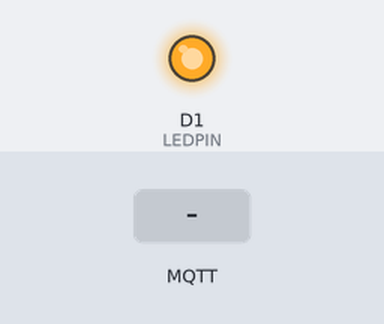
This sketch was run on a simulated ESP8266 (NodeMCU). Shown: output pins drawn as LEDs (lit = HIGH). Dashed ring = blinking. The inputs (shaded band) are chosen by the test bench. WiFi joins after 1.5 s; servers stay silent unless stated; random numbers use the default seed unless the sketch sets one; no MQTT or app messages arrive unless stated; what the sketch prints to the serial monitor is not drawn.

Above: at 3.7 s.
3.8 s: MQTT message "2" arrives on the first subscribed topic
At 6.7 s:
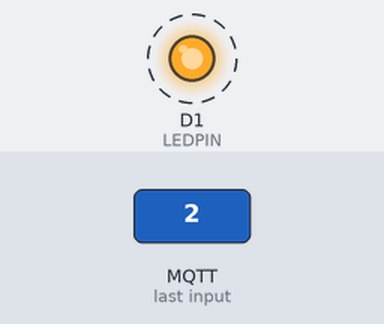
6.8 s: MQTT message "0" arrives on the first subscribed topic
8.3 s: MQTT message "1" arrives on the first subscribed topic
At 9.4 s:
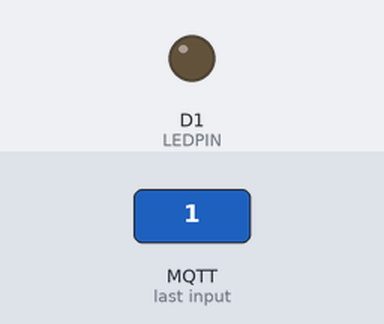
Timing chart, 0 to 19.8 s (numbered marks = the images above; inputs shaded):
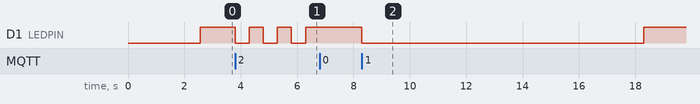

Measured:
- after the input at 3.8 s, D1 (LEDPIN): alternates HIGH for 0.50 s and LOW for 0.50 s, starting at once
- after the input at 6.8 s, every drawn part: stays the same
- after the input at 8.3 s, D1 (LEDPIN): HIGH → LOW at once, → HIGH 10.0 s later

The sketch:

requirement-D.ino
```cpp
#include <ESP8266WiFi.h>
#include <PubSubClient.h>

// LED pin
int LEDPIN = D1;

// Wi-Fi credentials
const char* ssid = "Wind3 Frau";
const char* password = "4nd1yjynbgoyv0ce";

// MQTT server settings
const char* mqtt_server = "broker.mqtt-dashboard.com";
WiFiClient espClient;
PubSubClient client(espClient);

// LED status and timer variables
int led_status = 0; // 0 = off, 1 = on, 2 = blink
bool isBlinking = false; // To control blinking state
long lastMsg = 0;
char msg[50];
long lastOnTime = 0; // Tracks when LED was last turned on
const long autoOffInterval = 10000; // 10 seconds interval for auto-off

// Blink timing variables
long previousMillis = 0;
const long blinkInterval = 500;

void setup() {
  pinMode(LEDPIN, OUTPUT);
  Serial.begin(115200);
  delay(1000); // Delay for serial port readiness
  setup_wifi();
  client.setServer(mqtt_server, 1883);
  client.setCallback(callback);
}

void setup_wifi() {
  delay(10);
  Serial.println("Attempting WIFI connection...");
  WiFi.mode(WIFI_STA);           // Set to client mode
  WiFi.begin(ssid, password);
  while (WiFi.status() != WL_CONNECTED) {
    delay(500);
    Serial.print(".");
  }
  Serial.println("WiFi connected");
}

void callback(char* topic, byte* payload, unsigned int length) {
  Serial.print("Message arrived [");
  Serial.print(topic);
  Serial.print("] ");
  for (int i = 0; i < length; i++) {
    Serial.print((char)payload[i]);
  }
  Serial.println();

  // Read payload and set led_status
  int readvalue = (char)payload[0] - '0'; // Convert to integer (0, 1, or 2)

  switch(readvalue) {
    case 0:
      led_status = 0;
      isBlinking = false;
      break;
    case 1:
      led_status = 1;
      isBlinking = false;
      lastOnTime = millis(); // Start the timer for auto-off
      break;
    case 2:
      led_status = 2;
      isBlinking = true;
      lastOnTime = 0; // Reset timer for blinking mode
      break;
  }
}

void reconnect() {
  while (!client.connected()) {
    Serial.println("Attempting MQTT connection...");
    String clientId = "ESP8266Client-";
    clientId += String(random(0xffff), HEX);
    if (client.connect(clientId.c_str())) {
      Serial.println("connected");
      client.publish("LedStatus", "LED Status");
      client.subscribe("LedDrive");
    } else {
      Serial.print(".");
      delay(6000);
    }
  }
}

void blink_led() {
  long currentMillis = millis();
  if (currentMillis - previousMillis >= blinkInterval) {
    previousMillis = currentMillis;
    digitalWrite(LEDPIN, !digitalRead(LEDPIN)); // Toggle LED
  }
}

void loop() {
  if (!client.connected()) reconnect();
  client.loop();  // Process incoming messages

  long now = millis();

  // Publish LED status every 5 seconds
  if ((now - lastMsg) > 5000) {
    lastMsg = now;
    snprintf(msg, 75, "LED Status: %ld", led_status);
    Serial.print("Publish message: ");
    Serial.println(msg);
    client.publish("LedStatus", msg);
  }

  // Control LED based on led_status
  if (led_status == 1) {
    digitalWrite(LEDPIN, LOW);  // Turn LED on (LOW = ON for active-low LED)

    // Check for auto-off after 10 seconds
    if (now - lastOnTime >= autoOffInterval) {
      led_status = 0; // Turn LED off
      digitalWrite(LEDPIN, HIGH); // Turn LED off (HIGH = OFF)
      snprintf(msg, 75, "LED auto-turned off after 10 seconds");
      Serial.println(msg);
      client.publish("LedStatus", msg); // Publish auto-off message
    }
  } else if (led_status == 0) {
    digitalWrite(LEDPIN, HIGH); // Turn LED off
  } else if (led_status == 2 && isBlinking) {
    blink_led(); // Blink LED if in blinking mode
  }
}
```
